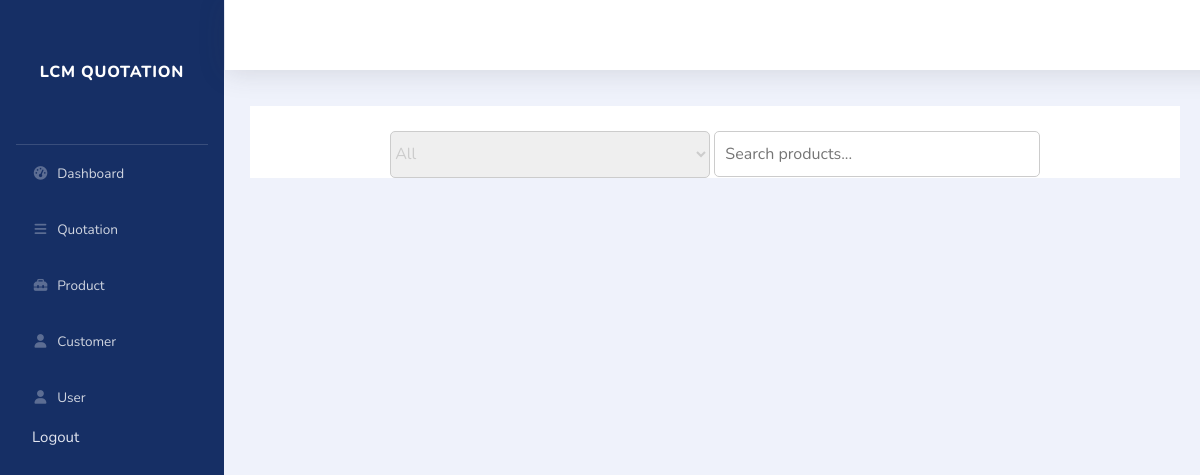
The app's page /all-product.php, older data.
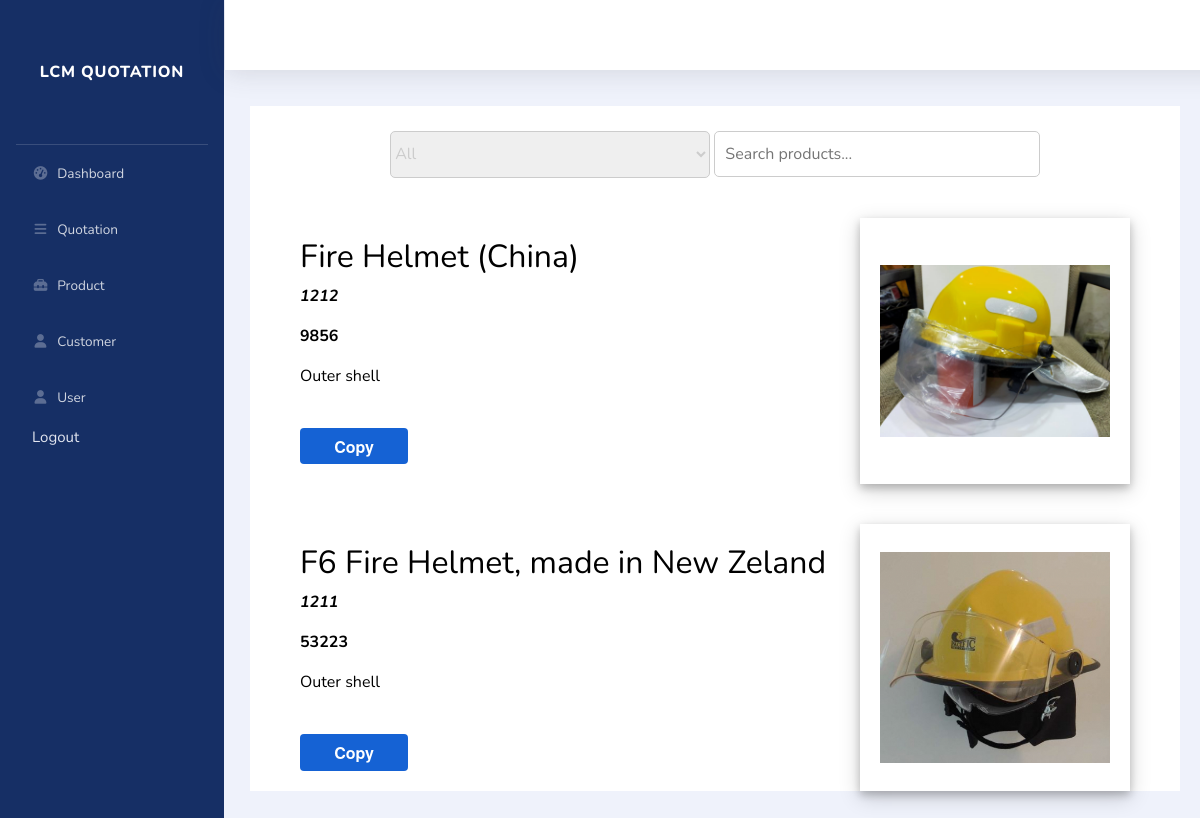
The same page, newer data.
### tables this page shows
CREATE TABLE `product` (
  `id` int(225) NOT NULL,
  `product_name` varchar(225) NOT NULL,
  `product_id` varchar(225) NOT NULL,
  `product_price` varchar(225) NOT NULL,
  `product_description` varchar(225) NOT NULL,
  `product_category` varchar(225) NOT NULL,
  `product_img` varchar(225) NOT NULL
);

### all-product.php (the view, shortened to what this page needs)
<?php
require 'db_conn.php';
?>
<!DOCTYPE html>
<html lang="en">
<head>
    <link href="vendor/fontawesome-free/css/all.min.css" rel="stylesheet" type="text/css">
    <link href="css/sb-admin-2.min.css" rel="stylesheet">
</head>
<body id="page-top">
    <?php
    require 'sidebar.php';
    ?>
    <div class="container-product bg-white" id="productContainer">
        <div class="search-box">
            <select class="category" id="searchDropdown" onchange="filterProducts()" name=product_category>
                <option value="all">All</option>
            </select>
            <input type="text" id="searchInput" placeholder="Search products...">
        </div>
        <div class="products">
            <?php
            $result = mysqli_query($conn, "SELECT * FROM product");
            while ($row = mysqli_fetch_assoc($result)) {
            ?>
            <div class="product category1 <?php echo $row['product_category']; ?>" >
                <div class="product-info">
                    <h2><?php echo $row['product_name']; ?></h2>
                    <p><i><b><?php echo $row['product_id']; ?></b></i></p>
                    <p><b><?php echo $row['product_price']; ?></b></p>
                    <p><?php echo $row['product_description']; ?></p>
                    <br>
                    <button class="copy-btn" onclick="copyContent()">Copy</button>
                </div>
                <div class="product-image">
                <img src="img/<?php echo $row['product_img'];?>" alt="product_img">
                </div>
            </div>
            <?php
            }
            ?>
        </div>
    </div>
</body>
</html>

Row changes from the older to the newer data that the page shows:
added product: product_name "Fire Helmet (China)", product "1212", product_price "9856", product_description "Outer shell", product_img (picture)
added product: product_name "F6 Fire Helmet, made in New Zeland", product "1211", product_price "53223", product_description "Outer shell", product_img (picture)
